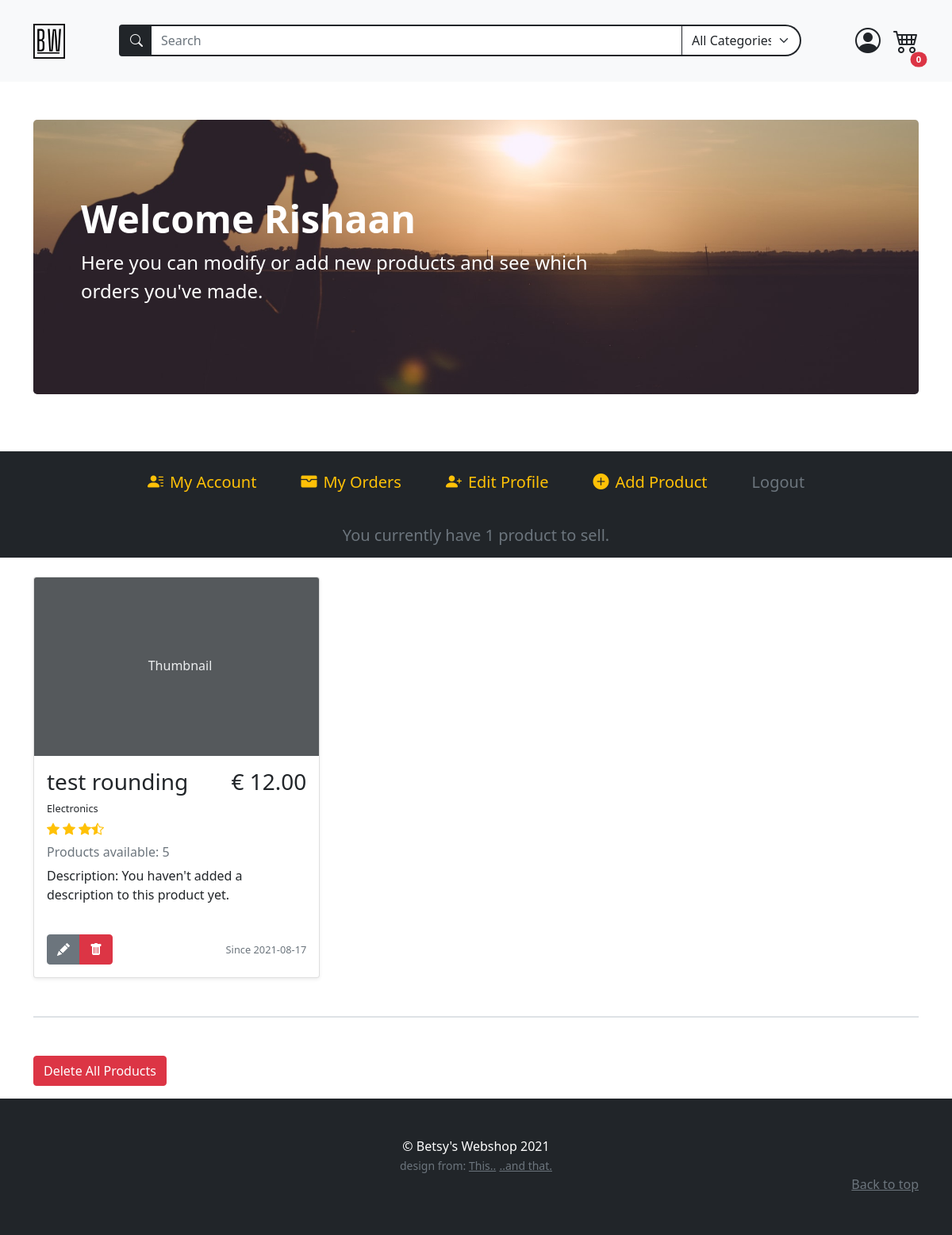
Page /account (signed in) on the committed database.
### models.py (models this page shows)
class BaseModel(db_wrapper.Model):
    class Meta:
        database = db

class User(BaseModel, UserMixin):
    first_name = CharField(index=True, max_length=30, null=True, default="")
    last_name = CharField(max_length=120, null=True, default="")
    address = CharField(max_length=200, null=True, default="")
    city = CharField(max_length=50, null=True, default="")
    country = CharField(max_length=50, null=True)
    cc_number = IntegerField(null=True, default="")
    username = CharField(index=True, max_length=30, unique=True)
    email = CharField(index=True, max_length=50, unique=True)
    password = CharField(max_length=20)
    profile_pic = CharField(null=True, default="default_user.jpg")

class Product(BaseModel):
    name = CharField(max_length=50)
    description = TextField(null=True)
    price_per_unit = DecimalField(
        constraints=[Check("price_per_unit >= 0")],
        decimal_places=2,
        auto_round=True,
        null=True,
        default=0,
        max_digits=10,
    )
    stock = IntegerField(default=1)
    owner = ForeignKeyField(User, backref="products")
    product_pic = CharField(null=True, default="default_product.jpg")
    date_posted = DateTimeField(formats="%Y-%m-%d %H:%M", default=datetime.now())

class ProductTag(BaseModel):
    product = ForeignKeyField(Product, index=True, backref="tags")
    tag = ForeignKeyField(Tag, index=True, backref="products")

class Tag(BaseModel):
    name = CharField(unique=True, max_length=30)

### routes.py (the view)
@app.route("/account", methods=["GET", "POST"])
@login_required
def account():
    update_account_form = UpdateAccountForm(
        prefix="update_account",
        country=current_user.country,
        profile_pic=current_user.profile_pic,
    )
    add_product_form = AddProductForm(prefix="add-product")
    search_form = SearchForm(prefix="search_form")
    search_form.search_tag.choices = get_alpha_tag_names()
    user_products = list_user_products(current_user.id)
    profile_pic = url_for(
        "static", filename=f"/profile_pics/{current_user.profile_pic}"
    )
    return render_template(
        "account.html",
        add_product_form=add_product_form,
        update_account_form=update_account_form,
        search_form=search_form,
        user_products=user_products,
        all_products=Product.select(),
        profile_pic=profile_pic,
    )

### forms.py (shortened to what this page needs)
class UpdateAccountForm(FlaskForm):
    first_name = StringField("Name", validators=[DataRequired(), Length(min=2, max=30)])
    last_name = StringField(
        "Surname", validators=[InputRequired(), Length(min=2, max=120)]
    )
    address = StringField(
        "Address", validators=[InputRequired(), Length(min=8, max=200)]
    )
    city = StringField("City", validators=[InputRequired(), Length(min=2, max=50)])
    country = SelectField(
        "Country",
        choices=["...", "Netherlands", "Belgium", "Germany", "France", "Other"],
        validators=[InputRequired()],
    )
    cc_number = IntegerField("Credit Card Number", validators=[InputRequired()])
    username = StringField(
        "Username",
        validators=[InputRequired(), Length(min=5, max=25)],
    )
    email = EmailField(
        "Email", validators=[InputRequired(), Length(min=5, max=50), Email()]
    )
    profile_pic = FileField(
        "Profile Picture",
        validators=[
            FileAllowed(["jpeg", "jpg", "png"], "Accepts only 'jpg' and 'png' !")
        ],
    )
    update = SubmitField("Update")

class AddProductForm(FlaskForm):
    name = StringField("Name", validators=[InputRequired(), Length(max=50)])
    description = TextAreaField("Description", validators=[Length(max=50)])
    price_per_unit = DecimalField("€", places=2, validators=[InputRequired()])
    stock = SelectField(
        "Quantity",
        choices=[num for num in range(1, 11)],
        validators=[InputRequired()],
    )
    tags = MultiCheckboxField(
        "Categories", choices=[(tag, tag) for tag in sorted(tags)]
    )
    product_pic = FileField(
        "Product Picture",
        validators=[
            FileAllowed(["jpeg", "jpg", "png"], "Accepts only 'jpg' and 'png' !")
        ],
    )
    add_product = SubmitField("Add")

### main.py (called while the page is built)
def list_user_products(user_id) -> list[Product]:
    user_products = (
        Product.select()
        .join(User)
        .where(Product.owner == user_id)
        .order_by(Product.id.desc())
    )
    return user_products

def get_alpha_tag_names() -> tuple[
    Tag
]:  # deze kan mss weg of in de form zelf zetten, tags zijn statisch nu
    tags = Tag.select().order_by(Tag.name)
    tag_list = [(tag.name, tag.name) for tag in tags]
    tag_list.insert(0, ("All", "All Categories"))
    return tag_list

### routes.py (called while the page is built)
@login_manager.user_loader
def load_user(user_id):
    return User.get_by_id(user_id)

### templates/account.html (shortened to what this page needs)
{% extends 'base.html' %}
{% block content %}
{% include 'account_navbar.html' %}
<div class="container mb-3">
  <div class="album mt-4">
    <div class="row row-cols-1 row-cols-md-2 row-cols-lg-3 g-3">
      {% for product in user_products %}
      <div class="col">
        <div class="card shadow-sm">
          <svg
            class="bd-placeholder-img card-img-top"
            width="100%"
            height="225"
            xmlns="http://www.w3.org/2000/svg"
            role="img"
            aria-label="Placeholder: Thumbnail"
            preserveAspectRatio="xMidYMid slice"
            focusable="false"
          >
            <text x="40%" y="50%" fill="#eceeef" dy=".3em">Thumbnail</text>
          </svg>
          <div class="card-body h-100">
            <div class="d-flex justify-content-between">
              <h3>{{ product.name }}</h3>
              <h3>€ {{ "%.2f"|format(product.price_per_unit) }}</h3>
            </div>
            <ul class="d-flex p-0 mb-0">
              {% for producttags in product.tags %}
              <span class="pe-1 fs-small"> {{producttags.tag.name}}</span>
              {% endfor %}
            </ul>
            <div class="d-flex text-warning py-1">
              <i class="bi bi-star-fill"></i>
              <i class="bi bi-star-fill mx-1"></i>
              <i class="bi bi-star-fill"></i>
              <i class="bi bi-star-half"></i>
            </div>
            <h6 class="text-muted my-0 mt-1 mb-2">
              Products available: {{product.stock}}
            </h6>
            <p class="card-text mt-2" style="min-height: 70px">
              Description: {% if product.description %} {{ product.description
              }} {% else %} You haven't added a description to this product yet. {% endif
              %}
            </p>
            <div class="d-flex justify-content-between align-items-center">
              <div class="btn-group">
                <a href="{{url_for('update_product_page', product_id=product.id)}}" class="btn btn-secondary"><i class="bi bi-pencil-fill"></i></a>
                <button
                  type="button"
                  class="btn btn-danger"
                  data-bs-toggle="modal"
                  data-bs-target="#deleteProductModal{{product.id}}"
                >
                  <i class="bi bi-trash-fill"></i>
                 </button>
              </div>
              <div class="text-muted fs-small m-0 p-0">
                <p class="m-0">Since {{product.date_posted[0:10]}}</p>
              </div>
            </div>
          </div>
        </div>
      </div>
      {% endfor%}
    </div>
  </div>
  <div class="border my-5"></div>
  {% if user_products | length  >= 1%}
  <button
  type="button"
  class="btn btn-danger"
  data-bs-toggle="modal"
  data-bs-target="#deleteAllProductsModal"
>
  Delete All Products
 </button>
 {% endif %}
</div>
{% endblock content %}

### templates/base.html (shortened to what this page needs)
<!DOCTYPE html>
<html lang="en" class="h-100">
  <head>
    <link
      href="https://cdn.jsdelivr.net/npm/bootstrap@5.0.2/dist/css/bootstrap.min.css"
      rel="stylesheet"
    />
    <link
      href="{{url_for('static', filename='styles.css')}}"
      rel="stylesheet"
    />
    <link
      href="https://cdn.jsdelivr.net/npm/bootstrap-icons@1.5.0/font/bootstrap-icons.css"
      rel="stylesheet"
    />
  </head>
  <body class="d-flex flex-column h-100">
    {% include "navbar.html" %}
    <main>
       {% block content%} {% endblock content %}
    </main>
    {% include "footer.html" %}
  </body>
</html>

### templates/navbar.html (shortened to what this page needs)
<nav
  class="navbar navbar-expand-md navbar-light bg-light sticky-top"
>
  <div class="container py-3">
    <a class="navbar-brand" href="{{url_for('home') }}"
      ><img
        src="{{url_for('static', filename='assets/brand.svg')}}"
        alt=""
        width="40"
        class="d-inline-block align-text-top"
    /></a>
    {% include "searchbar.html" %}
        <ul class="nav">
        {% if current_user.is_authenticated %}
        <li class="nav-item dropdown position-relative">
          <div class="profile-icon-container" id="navbarDropdown" data-bs-toggle="dropdown" aria-expanded="false" >
                <i class="bi bi-person-circle mx-3 profile-icon"></i>
          </div>
        </li>
        <li class="d-flex cart-icon position-relative" type="button" data-bs-toggle="offcanvas" data-bs-target="#offcanvasCart" aria-controls="offcanvasCart" >
          <i class="bi bi-cart4" style="font-size: 2rem;"></i>
          <span class="position-absolute top-100 start-100 translate-middle badge rounded-pill bg-danger" style="font-size: .7rem;">{{session['cart'] | length}}</span>
        </li>
        {% endif %}
      </ul>
    </div>
</nav>

### templates/searchbar.html (shortened to what this page needs)
<form
  style="max-width: 860px"
  action="{{url_for('search')}}"
  method="POST"
  class="px-0 mt-2 mt-md-0 order-last order-md-0 flex-grow-1 "
>
  <div class="input-group">
    <span
      class="input-group-text bg-dark border border-2 border-dark border-end-0"
      id="searchIconBackground"
    >
      <i class="bi bi-search" style="color: white">
      </i>
    </span>
    {{search_form.search_term(class="position-relative form-control rounded-0
    btn-dark bg-white text-dark border-2 border-start-0",
    placeholder="Search")}}
    {{search_form.search_tag(id="categorySelect", class="form-select rounded-0
    border-end-3 btn-light bg-white text-dark border border-dark border-2
    border-start-0", style="max-width:150px")}}
  </div>
</form>

### templates/account_navbar.html (shortened to what this page needs)
<div class="container py-5">
  <div class="p-5 mb-4 bg-dark rounded-3 account-banner banner">
    <div class="container-fluid py-5">
      <h1 class="display-5 fw-bold text-white">
        Welcome {{ current_user.first_name }}
      </h1>
      <p class="col-md-8 fs-4 text-white">
        Here you can modify or add new products and see which orders you've
        made.
      </p>
    </div>
  </div>
</div>
<ul
  class="
    nav
    row row-cols-md-2 row-cols-lg-auto
    justify-content-center
    bg-dark
    py-3
    fs-5
    mx-0
  "
>
  <li class="nav-item d-flex align-items-center justify-content-center">
    <a
      class="nav-link text-warning"
      href="{{url_for('account')}}"
      role="button"
    >
      <span><i class="bi bi-person-lines-fill pe-2"></i>My Account</span>
    </a>
  </li>
  <li class="nav-item d-flex align-items-center justify-content-center">
    <a
      class="nav-link text-warning"
      href="{{url_for('account_transactions')}}"
      role="button"
    >
      <span><i class="bi bi-wallet-fill pe-2"></i>My Orders</span>
    </a>
  </li>
  <li class="nav-item d-flex align-items-center justify-content-center">
    <a
      id="collapseAccountBtn"
      class="nav-link text-warning"
      data-bs-toggle="collapse"
      href="#collapseAccountForm"
      role="button"
      aria-expanded="false"
      aria-controls="collapseAccountForm"
    >
      <span
        ><i class="bi bi-person-plus-fill text-warning pe-2"></i>Edit
        Profile</span
      >
    </a>
  </li>
  <li class="nav-item d-flex align-items-center justify-content-center">
    <a
      id="collapseProductFormBtn"
      class="nav-link text-warning"
      data-bs-toggle="collapse"
      href="#collapseProductForm"
      role="button"
      aria-expanded="false"
      aria-controls="collapseProductForm"
      ><span><i class="bi bi-plus-circle-fill pe-2"></i>Add Product</span></a
    >
  </li>
  <li class="nav-item d-flex align-items-center justify-content-center">
    <a
      class="nav-link text-muted"
      href="{{url_for('logout')}}"
      tabindex="-1"
      aria-disabled="true"
      >Logout</a
    >
  </li>
</ul>
<h1 class="text-center fs-5 bg-dark text-secondary py-3">
  {% if user_products|length == 1 %} You currently have {{ user_products|length
  }} product to sell. {% else %} You currently have {{ user_products|length }}
  products to sell. {% endif %}
</h1>

### templates/footer.html
<footer class="py-5 bg-dark footer mt-auto">
  <div class="container text-center">
    <p class="m-0 text-white">&copy; Betsy's Webshop 2021</p>
    <small class="text-muted">design from: </small>
    <small class="text-muted"
      ><a
        class="text-muted"
        href="https://startbootstrap.com/template/shop-homepage"
        >This..</a
      ></small
    >
    <small class="text-muted"
      ><a class="text-muted" href="https://getbootstrap.com/docs/5.0/examples/"
        >..and that.</a
      ></small
    >
    <p class="mb-1 text-end">
      <a href="#" class="text-muted">Back to top</a>
    </p>
  </div>
</footer>

### static/styles.css (style rules this page uses)
.profile-icon-container { transition: 0.2s transform ease-in; }
.profile-icon { font-size: 2rem; }
.cart-icon { transition: 0.2s transform ease-in; }
#categorySelect { border-top-right-radius: 25px !important ; border-bottom-right-radius: 25px !important ; }
.banner { background-repeat: no-repeat; background-size: cover; }
.account-banner { background-image: url("../static/assets/account.jpg"); background-position: center center; }
.fs-small { font-size: 0.8rem; }

### rows in the picture
User: first_name "Rishaan"
Product: name "test rounding", price_per_unit "12.00", stock "5", shows "You haven't added a description to this product yet.", date_posted "2021-08-17"
ProductTag: tag.name "Electronics"

### other values in the picture
{{ session['cart'] | length }} "0"
{{ user_products|length }} "1"
